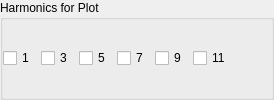
               <widget class="QGroupBox" name="groupBox">
                <property name="sizePolicy">
                 <sizepolicy hsizetype="Preferred" vsizetype="Fixed">
                  <horstretch>0</horstretch>
                  <verstretch>0</verstretch>
                 </sizepolicy>
                </property>
                <property name="title">
                 <string>Harmonics for Plot</string>
                </property>
                <property name="flat">
                 <bool>true</bool>
                </property>
                <layout class="QHBoxLayout" name="horizontalLayout_12">
                 <property name="leftMargin">
                  <number>0</number>
                 </property>
                 <property name="topMargin">
                  <number>0</number>
                 </property>
                 <property name="rightMargin">
                  <number>0</number>
                 </property>
                 <property name="bottomMargin">
                  <number>0</number>
                 </property>
                 <item>
                  <widget class="QCheckBox" name="checkBox">
                   <property name="text">
                    <string>1</string>
                   </property>
                  </widget>
                 </item>
                 <item>
                  <widget class="QCheckBox" name="checkBox_2">
                   <property name="text">
                    <string>3</string>
                   </property>
                  </widget>
                 </item>
                 <item>
                  <widget class="QCheckBox" name="checkBox_3">
                   <property name="text">
                    <string>5</string>
                   </property>
                  </widget>
                 </item>
                 <item>
                  <widget class="QCheckBox" name="checkBox_4">
                   <property name="text">
                    <string>7</string>
                   </property>
                  </widget>
                 </item>
                 <item>
                  <widget class="QCheckBox" name="checkBox_5">
                   <property name="text">
                    <string>9</string>
                   </property>
                  </widget>
                 </item>
                 <item>
                  <widget class="QCheckBox" name="checkBox_6">
                   <property name="text">
                    <string>11</string>
                   </property>
                  </widget>
                 </item>
                 <item>
                  <spacer name="horizontalSpacer_13">
                   <property name="orientation">
                    <enum>Qt::Horizontal</enum>
                   </property>
                   <property name="sizeHint" stdset="0">
                    <size>
                     <width>40</width>
                     <height>20</height>
                    </size>
                   </property>
                  </spacer>
                 </item>
                </layout>
               </widget>
